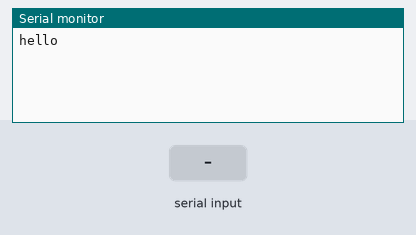
Bench run of a sketch on a simulated Arduino Mega 2560, built with avr-gcc and run on an emulated ATmega2560. Shown: the last lines printed to the serial monitor. The inputs (shaded band) are chosen by the test bench.

Above: at 2.2 s.
2.3 s: "1" received over the second serial link
At 4.3 s:
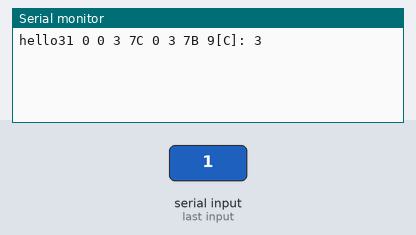
4.7 s: "0" received over the second serial link
At 6.1 s:
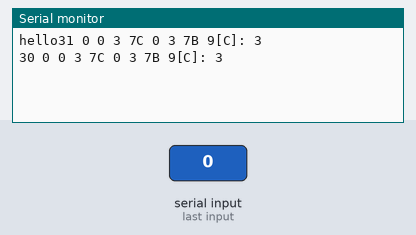
6.2 s: "2" received over the second serial link
At 8.6 s:
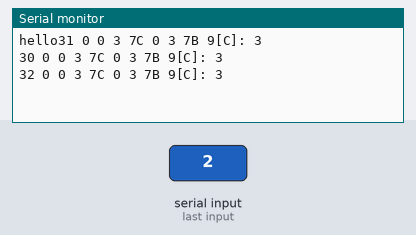

Measured:
- after the input at 2.3 s, the serial monitor: prints a new line after 1.0 s (image 1)
- after the input at 4.7 s, the serial monitor: prints a new line after 1.0 s (image 2)
- after the input at 6.2 s, the serial monitor: prints a new line after 1.0 s (image 3)

The sketch:

Winsen_sensor.ino
```cpp
int incomingByte = 0;   // for incoming serial data

void setup() {
        Serial.begin(9600);     // opens serial port, sets data rate to 9600 bps
        Serial3.begin(9600);
        Serial.write("hello");
        delay(1000);
        Serial3.write(0xFF);
        Serial3.write(0x01);
        Serial3.write(0x78);
        Serial3.write(0x03);
        Serial3.write(0x00);
        Serial3.write(0x00);
        Serial3.write(0x00);
        Serial3.write(0x00);
        Serial3.write(0x84);
}

//void loop() {
//        // send data only when you receive data:
//        //Serial3.write(0x02);
//        if (Serial3.available() > 0) {
//                // read the incoming byte:
//                incomingByte = Serial3.read();
//                // say what you got:
//                Serial.print("I received: ");
//                Serial.println(incomingByte, DEC);
//        }
//}

void loop() {
        // send data only when you receive data:
        //Serial3.write(0x02);
        if (Serial3.available() > 0) {
                byte measure[8];
                Serial3.readBytes(measure,9);
                incomingByte = Serial3.read();
                // say what you got:
                Serial.print(measure[0],HEX);
                Serial.print(" ");
                Serial.print(measure[1],HEX);
                Serial.print(" ");
                Serial.print(measure[2],HEX);
                Serial.print(" ");
                Serial.print(measure[3],HEX);
                Serial.print(" ");
                Serial.print(measure[4],HEX);
                Serial.print(" ");
                Serial.print(measure[5],HEX);
                Serial.print(" ");
                Serial.print(measure[6],HEX);
                Serial.print(" ");
                Serial.print(measure[7],HEX);
                Serial.print(" ");
                Serial.print(measure[8],HEX);
                int ppm = measure[2]*256+measure[3];
                Serial.print("[C]: ");
                Serial.println(ppm);

        }
}
```
